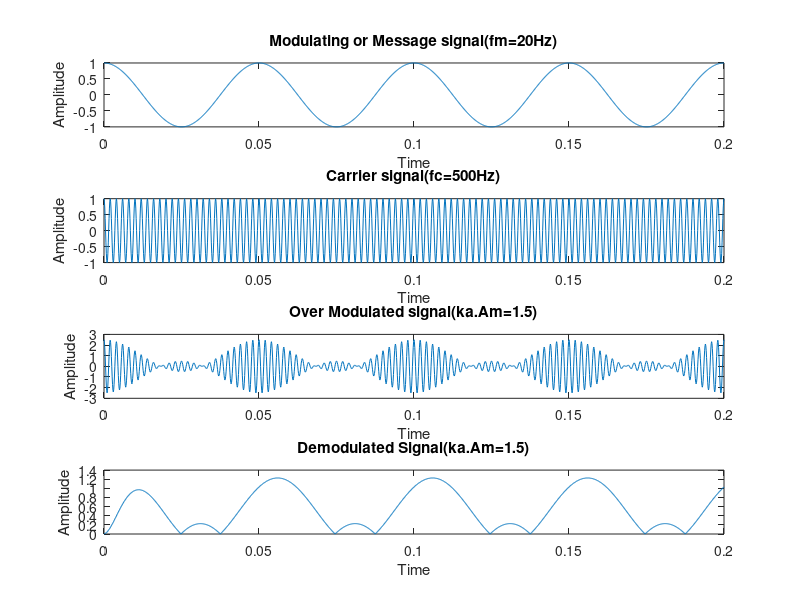

The MATLAB source for this figure:
fs=8000; 
fm=20; % message signal frequency
fc=500; % carrier signal frequency
Am=1; % amplitude% amplitude message signal
Ac=1; % amplitude carrier signal
t=(0:0.2*fs)/fs;
m=Am*cos(2*pi*fm*t); % message signal
c=Ac*cos(2*pi*fc*t); % carrier signal
% u=ka*Am; % modulation index
u = 1.5;
s1=Ac*(1+u*cos(2*pi*fm*t)).*cos(2*pi*fc*t); % modulated signal


subplot(4,1,1);
plot(t,m);
title('Modulating or Message signal(fm=20Hz)');
xlabel("Time");
ylabel("Amplitude");


subplot(4,1,2);
plot(t,c);
xlabel("Time");
ylabel("Amplitude");
title('Carrier signal(fc=500Hz)');


subplot(4,1,3);
plot(t,s1);
xlabel("Time");
ylabel("Amplitude");
title('Over Modulated signal(ka.Am=1.5)');
r1= s1.*c;
[b, a] = butter(2,0.01,'low');
mr1= filter(b,a,r1);
mr1a=sqrt(mr1.*mr1);
subplot(4,1,4);
plot(t,mr1a);
xlabel("Time");
ylabel("Amplitude");
title('Demodulated Signal(ka.Am=1.5)');